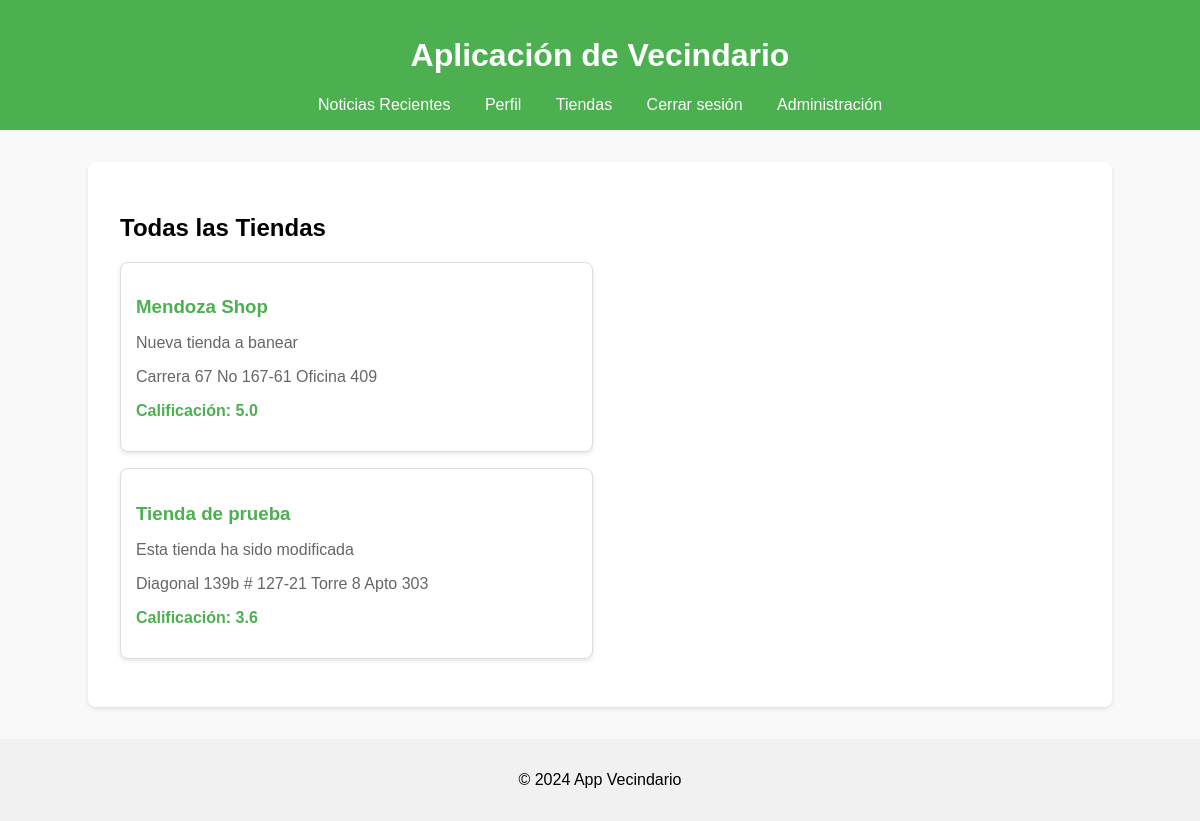
The app's page /stores (signed in) with its own data.
### models.py (models this page shows)
class Store(db.Model):
    __tablename__ = 'store'
    id = db.Column(db.Integer, primary_key=True)
    name = db.Column(db.String(120), nullable=False)
    description = db.Column(db.Text, nullable=True)
    address = db.Column(db.String(255), nullable=True)
    rating = db.Column(db.Float, nullable=False, default=0)
    owner_id = db.Column(db.Integer, db.ForeignKey('user.id'), nullable=False)
    suspended_until = db.Column(db.DateTime, nullable=True)  # Nuevo: para suspender la tienda
    store_products = db.relationship('Product', backref='store_relation', lazy=True)
    comments = db.relationship('Comment', backref='store', lazy=True)
    news = db.relationship('News', backref='store', lazy=True)

### app.py (the view)
@app.route('/stores')
def stores():
    if 'user_id' not in session:
        return redirect('/login')
    other_stores = Store.query.filter(Store.owner_id != session['user_id']).all()
    return render_template('stores.html', stores=other_stores)

### app.py (called while the page is built)
@app.context_processor
def inject_user():
    user = None
    if 'user_id' in session:
        user = User.query.get(session['user_id'])
    return dict(user=user)

def check_user_suspended(user):
    if user.suspended_until and user.suspended_until > datetime.utcnow():
        return True
    return False

@app.before_request
def before_request():
    if 'user_id' in session:
        user = User.query.get(session['user_id'])
        if check_user_suspended(user):
            flash('Tu cuenta ha sido suspendida temporalmente.', 'error')
            return redirect('/login')

### templates/stores.html (shortened to what this page needs)
{% extends "base.html" %}
{% block content %}
<div class="stores-container">
    <h2>Todas las Tiendas</h2>
    {% for store in stores %}
    <div class="store-card">
        {% if store.suspended_until  %}
            <p class="suspended-message">Esta tienda está temporalmente suspendida.</p>
            <h3>{{ store.name }}</h3>
            <p class="store-description">{{ store.description }}</p>
            <p class="store-address">{{ store.address }}</p>
            <p class="store-rating">Calificación: {{ store.rating | round(1) }}</p>
        {% else %}
            <a href="/store/{{ store.id }}" class="store-card-link">
                <h3>{{ store.name }}</h3>
                <p class="store-description">{{ store.description }}</p>
                <p class="store-address">{{ store.address }}</p>
                <p class="store-rating">Calificación: {{ store.rating | round(1) }}</p>
            </a>
        {% endif %}
    </div>
    {% endfor %}
</div>
{% endblock %}

### static/styles.css (style rules this page uses)
body { font-family: 'Arial', sans-serif; background-color: #f9f9f9; margin: 0; padding: 0; }
.store-card { background-color: #ffffff; border: 1px solid #ddd; border-radius: 8px; padding: 15px; width: calc(48% - 20px); box-shadow: 0 2px 4px rgba(0, 0, 0, 0.1); transition: transform 0.2s; margin-bottom: 1rem; }
.store-card-link { text-decoration: none; color: #333; }
.store-rating { font-weight: bold; color: #4CAF50; }
.store-card h3 { color: #4CAF50; margin-bottom: 10px; }
.store-card-link h3 { margin-bottom: 10px; color: #4CAF50; }
.store-description, .store-address { color: #666; margin-bottom: 5px; }

### records on screen
Store: name "Mendoza Shop", description "Nueva tienda a banear", address "Carrera 67 No 167-61 Oficina 409", rating "5.0"
Store: name "Tienda de prueba", description "Esta tienda ha sido modificada", address "Diagonal 139b # 127-21 Torre 8 Apto 303", rating "3.6"
